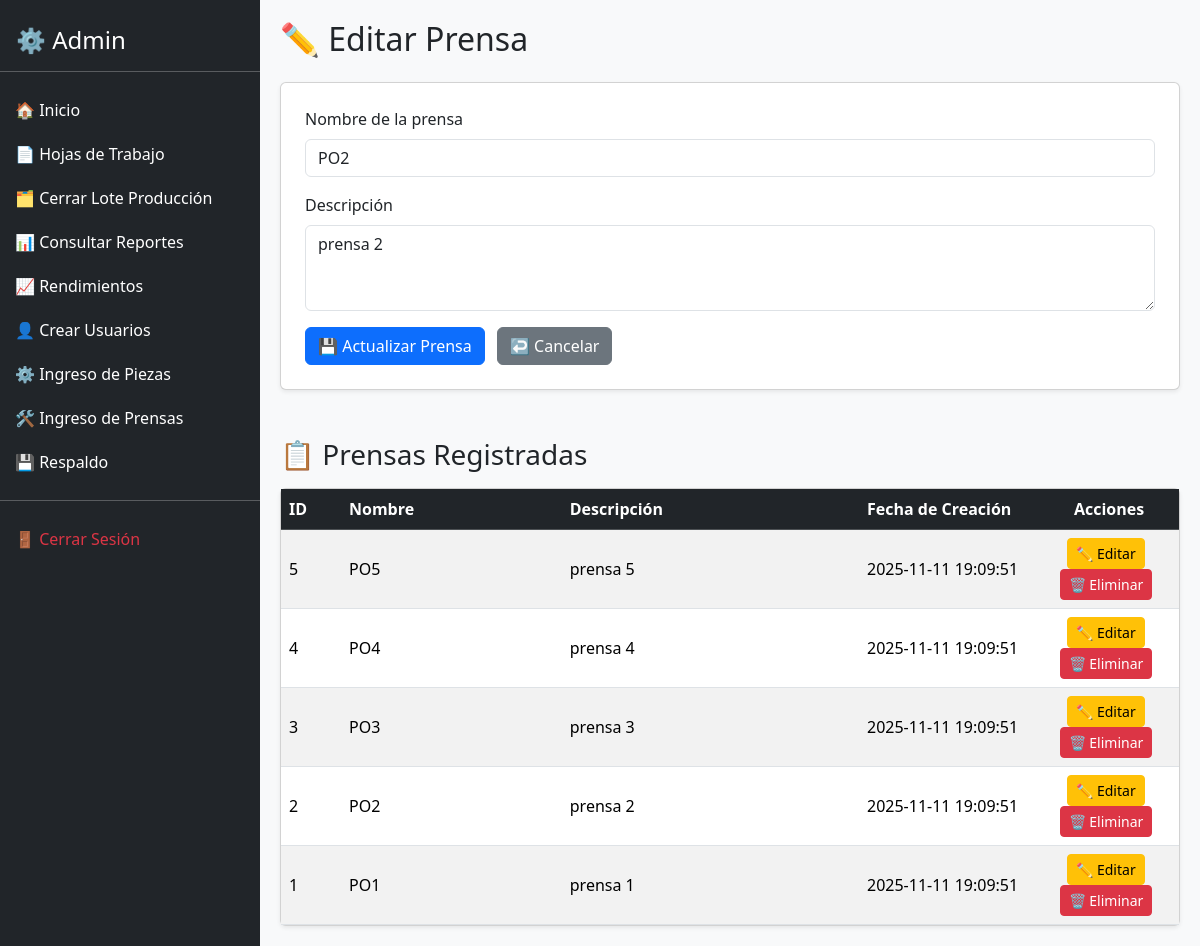
Page /ingreso_prensas.php?editar=2 on the committed database.
### tables this page shows
CREATE TABLE `prensas` (
  `id` int(11) NOT NULL,
  `nombre` varchar(50) NOT NULL,
  `descripcion` text DEFAULT NULL,
  `creado_at` timestamp NOT NULL DEFAULT current_timestamp()
);

### ingreso_prensas.php (the view, shortened to what this page needs)
<?php
require 'db.php';
$editar = null;
if (isset($_GET['editar'])) {
    $idEditar = (int)$_GET['editar'];
    if ($idEditar > 0) {
        $stmt = $pdo->prepare("SELECT id, nombre, descripcion FROM prensas WHERE id = ?");
        $stmt->execute([$idEditar]);
        $editar = $stmt->fetch(PDO::FETCH_ASSOC) ?: null;
    }
}
$stmt = $pdo->query("SELECT id, nombre, descripcion, creado_at FROM prensas ORDER BY id DESC");
$prensas = $stmt->fetchAll(PDO::FETCH_ASSOC);
?>
<!DOCTYPE html>
<html lang="es">
<head>
    <link href="https://cdn.jsdelivr.net/npm/bootstrap@5.3.3/dist/css/bootstrap.min.css" rel="stylesheet">
</head>
<body class="bg-light">
<?php include 'sidebar.php'; ?>
<div class="content">
    <h2 class="mb-4"><?= $editar ? "✏️ Editar Prensa" : "➕ Registrar Nueva Prensa" ?></h2>
    <form method="POST" class="card p-4 shadow-sm mb-5" novalidate>
        <div class="mb-3">
            <label class="form-label">Nombre de la prensa</label>
            <input type="text" name="nombre" class="form-control" required value="<?= htmlspecialchars($editar['nombre'] ?? '') ?>">
        </div>
        <div class="mb-3">
            <label class="form-label">Descripción</label>
            <textarea name="descripcion" class="form-control" rows="3"><?= htmlspecialchars($editar['descripcion'] ?? '') ?></textarea>
        </div>
        <div>
            <button type="submit" class="btn btn-primary"><?= $editar ? "💾 Actualizar Prensa" : "💾 Guardar Prensa" ?></button>
            <?php if ($editar): ?>
                <a href="ingreso_prensas.php" class="btn btn-secondary ms-2">↩️ Cancelar</a>
            <?php endif; ?>
        </div>
    </form>
    <h3 class="mb-3">📋 Prensas Registradas</h3>
    <div class="card shadow-sm">
        <div class="card-body p-0">
            <div class="table-responsive">
                <table class="table table-striped mb-0 align-middle">
                    <thead class="table-dark">
                        <tr>
                            <th style="width:60px">ID</th>
                            <th>Nombre</th>
                            <th>Descripción</th>
                            <th style="width:180px">Fecha de Creación</th>
                            <th style="width:140px" class="text-center">Acciones</th>
                        </tr>
                    </thead>
                    <tbody>
                        <?php if (!empty($prensas)): ?>
                            <?php foreach ($prensas as $r): ?>
                                <tr>
                                    <td><?= htmlspecialchars($r['id']) ?></td>
                                    <td><?= htmlspecialchars($r['nombre']) ?></td>
                                    <td><?= nl2br(htmlspecialchars($r['descripcion'])) ?></td>
                                    <td><?= htmlspecialchars($r['creado_at']) ?></td>
                                    <td class="text-center table-actions">
                                        <a href="ingreso_prensas.php?editar=<?= $r['id'] ?>" class="btn btn-sm btn-warning">✏️ Editar</a>
                                        <button type="button" class="btn btn-sm btn-danger" onclick="confirmarEliminar('<?= addslashes(htmlspecialchars($r['nombre'])) ?>', <?= $r['id'] ?>)">🗑️ Eliminar</button>
                                    </td>
                                </tr>
                            <?php endforeach; ?>
                        <?php else: ?>
                            <tr>
                                <td colspan="5" class="text-center text-muted py-4">No hay prensas registradas aún.</td>
                            </tr>
                        <?php endif; ?>
                    </tbody>
                </table>
            </div>
        </div>
    </div>
</div>
</body>
</html>

### ingreso_prensas.php (style rules this page uses)
.content { margin-left: 220px; padding: 20px; }
.table-actions .btn { margin-right: 6px; }

### sidebar.php (style rules this page uses)
.content { margin-left: 260px; padding: 20px; }

### rows in the picture
prensas: nombre "PO2", descripcion "prensa 2", id "2", creado_at "2025-11-11 19:09:51"
prensas: id "5", nombre "PO5", descripcion "prensa 5", creado_at "2025-11-11 19:09:51"
prensas: id "4", nombre "PO4", descripcion "prensa 4", creado_at "2025-11-11 19:09:51"
prensas: id "3", nombre "PO3", descripcion "prensa 3", creado_at "2025-11-11 19:09:51"
prensas: id "1", nombre "PO1", descripcion "prensa 1", creado_at "2025-11-11 19:09:51"
